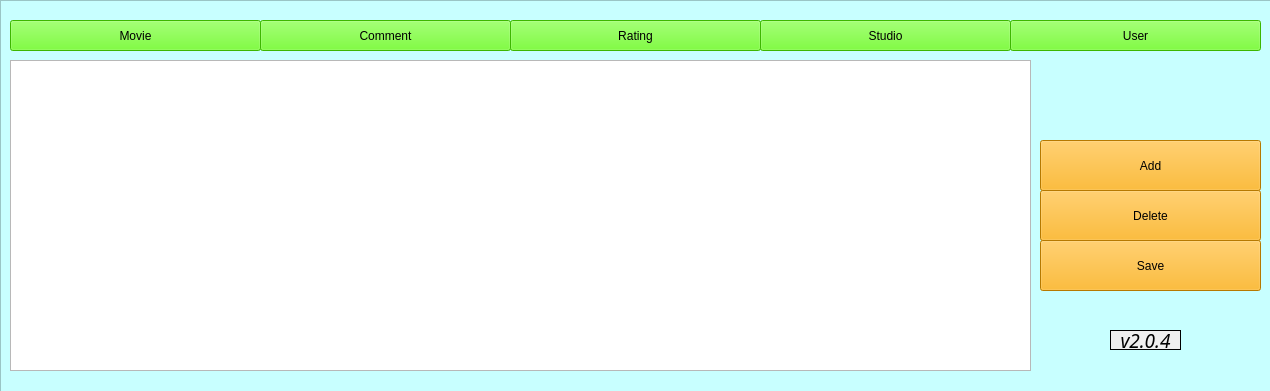
<?xml version="1.0" encoding="UTF-8"?>
<ui version="4.0">
 <class>MainWindow</class>
 <widget class="QMainWindow" name="MainWindow">
  <property name="windowModality">
   <enum>Qt::NonModal</enum>
  </property>
  <property name="geometry">
   <rect>
    <x>0</x>
    <y>0</y>
    <width>1270</width>
    <height>391</height>
   </rect>
  </property>
  <property name="minimumSize">
   <size>
    <width>1270</width>
    <height>391</height>
   </size>
  </property>
  <property name="maximumSize">
   <size>
    <width>1270</width>
    <height>391</height>
   </size>
  </property>
  <property name="contextMenuPolicy">
   <enum>Qt::NoContextMenu</enum>
  </property>
  <property name="windowTitle">
   <string>Welcome to Back Movie System</string>
  </property>
  <widget class="QWidget" name="centralWidget">
   <widget class="QTableView" name="listTable">
    <property name="geometry">
     <rect>
      <x>10</x>
      <y>60</y>
      <width>1021</width>
      <height>311</height>
     </rect>
    </property>
    <property name="autoFillBackground">
     <bool>true</bool>
    </property>
   </widget>
   <widget class="QPushButton" name="btnAdd">
    <property name="geometry">
     <rect>
      <x>1040</x>
      <y>140</y>
      <width>221</width>
      <height>51</height>
     </rect>
    </property>
    <property name="autoFillBackground">
     <bool>false</bool>
    </property>
    <property name="styleSheet">
     <string notr="true">background-color: rgb(255, 170, 0);</string>
    </property>
    <property name="text">
     <string>Add</string>
    </property>
   </widget>
   <widget class="QPushButton" name="btnDelete">
    <property name="geometry">
     <rect>
      <x>1040</x>
      <y>190</y>
      <width>221</width>
      <height>51</height>
     </rect>
    </property>
    <property name="autoFillBackground">
     <bool>false</bool>
    </property>
    <property name="styleSheet">
     <string notr="true">background-color: rgb(255, 170, 0);</string>
    </property>
    <property name="text">
     <string>Delete</string>
    </property>
   </widget>
   <widget class="QPushButton" name="btnSave">
    <property name="geometry">
     <rect>
      <x>1040</x>
      <y>240</y>
      <width>221</width>
      <height>51</height>
     </rect>
    </property>
    <property name="autoFillBackground">
     <bool>false</bool>
    </property>
    <property name="styleSheet">
     <string notr="true">background-color: rgb(255, 170, 0);</string>
    </property>
    <property name="text">
     <string>Save</string>
    </property>
   </widget>
   <widget class="QPushButton" name="btnMovie">
    <property name="geometry">
     <rect>
      <x>10</x>
      <y>20</y>
      <width>251</width>
      <height>31</height>
     </rect>
    </property>
    <property name="autoFillBackground">
     <bool>false</bool>
    </property>
    <property name="styleSheet">
     <string notr="true">background-color: rgb(85, 255, 0);</string>
    </property>
    <property name="text">
     <string>Movie</string>
    </property>
   </widget>
   <widget class="QPushButton" name="btnComment">
    <property name="geometry">
     <rect>
      <x>260</x>
      <y>20</y>
      <width>251</width>
      <height>31</height>
     </rect>
    </property>
    <property name="autoFillBackground">
     <bool>false</bool>
    </property>
    <property name="styleSheet">
     <string notr="true">background-color: rgb(85, 255, 0);</string>
    </property>
    <property name="text">
     <string>Comment</string>
    </property>
   </widget>
   <widget class="QPushButton" name="btnRating">
    <property name="geometry">
     <rect>
      <x>510</x>
      <y>20</y>
      <width>251</width>
      <height>31</height>
     </rect>
    </property>
    <property name="autoFillBackground">
     <bool>false</bool>
    </property>
    <property name="styleSheet">
     <string notr="true">background-color: rgb(85, 255, 0);</string>
    </property>
    <property name="text">
     <string>Rating</string>
    </property>
   </widget>
   <widget class="QPushButton" name="btnStudio">
    <property name="geometry">
     <rect>
      <x>760</x>
      <y>20</y>
      <width>251</width>
      <height>31</height>
     </rect>
    </property>
    <property name="autoFillBackground">
     <bool>false</bool>
    </property>
    <property name="styleSheet">
     <string notr="true">background-color: rgb(85, 255, 0);</string>
    </property>
    <property name="text">
     <string>Studio</string>
    </property>
   </widget>
   <widget class="QPushButton" name="btnUser">
    <property name="geometry">
     <rect>
      <x>1010</x>
      <y>20</y>
      <width>251</width>
      <height>31</height>
     </rect>
    </property>
    <property name="autoFillBackground">
     <bool>false</bool>
    </property>
    <property name="styleSheet">
     <string notr="true">background-color: rgb(85, 255, 0);</string>
    </property>
    <property name="text">
     <string>User</string>
    </property>
   </widget>
   <widget class="QFrame" name="frame">
    <property name="geometry">
     <rect>
      <x>0</x>
      <y>0</y>
      <width>1291</width>
      <height>401</height>
     </rect>
    </property>
    <property name="autoFillBackground">
     <bool>false</bool>
    </property>
    <property name="styleSheet">
     <string notr="true">background-color: rgb(200, 255, 255);</string>
    </property>
    <property name="frameShape">
     <enum>QFrame::StyledPanel</enum>
    </property>
    <property name="frameShadow">
     <enum>QFrame::Raised</enum>
    </property>
   </widget>
   <widget class="QLabel" name="ver">
    <property name="enabled">
     <bool>true</bool>
    </property>
    <property name="geometry">
     <rect>
      <x>1110</x>
      <y>330</y>
      <width>71</width>
      <height>20</height>
     </rect>
    </property>
    <property name="sizePolicy">
     <sizepolicy hsizetype="Preferred" vsizetype="Maximum">
      <horstretch>0</horstretch>
      <verstretch>0</verstretch>
     </sizepolicy>
    </property>
    <property name="font">
     <font>
      <family>Harlow Solid Italic</family>
      <pointsize>14</pointsize>
      <italic>true</italic>
     </font>
    </property>
    <property name="mouseTracking">
     <bool>true</bool>
    </property>
    <property name="focusPolicy">
     <enum>Qt::ClickFocus</enum>
    </property>
    <property name="contextMenuPolicy">
     <enum>Qt::DefaultContextMenu</enum>
    </property>
    <property name="autoFillBackground">
     <bool>true</bool>
    </property>
    <property name="frameShape">
     <enum>QFrame::Box</enum>
    </property>
    <property name="frameShadow">
     <enum>QFrame::Plain</enum>
    </property>
    <property name="midLineWidth">
     <number>-1</number>
    </property>
    <property name="text">
     <string>v2.0.4</string>
    </property>
    <property name="textFormat">
     <enum>Qt::AutoText</enum>
    </property>
    <property name="scaledContents">
     <bool>false</bool>
    </property>
    <property name="alignment">
     <set>Qt::AlignCenter</set>
    </property>
    <property name="wordWrap">
     <bool>false</bool>
    </property>
    <property name="openExternalLinks">
     <bool>false</bool>
    </property>
    <property name="textInteractionFlags">
     <set>Qt::NoTextInteraction</set>
    </property>
   </widget>
   <zorder>frame</zorder>
   <zorder>listTable</zorder>
   <zorder>btnAdd</zorder>
   <zorder>btnDelete</zorder>
   <zorder>btnSave</zorder>
   <zorder>btnMovie</zorder>
   <zorder>btnComment</zorder>
   <zorder>btnRating</zorder>
   <zorder>btnStudio</zorder>
   <zorder>btnUser</zorder>
   <zorder>ver</zorder>
  </widget>
 </widget>
 <layoutdefault spacing="6" margin="11"/>
 <resources/>
 <connections/>
</ui>
